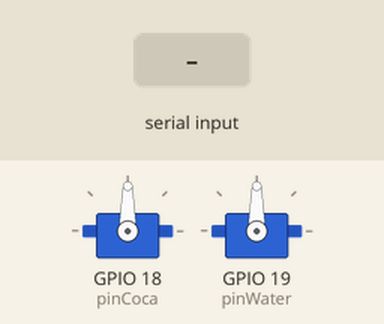
Recording of a sketch running on a simulated ESP32. Shown: 2 × servo. The inputs (shaded band) are chosen by the test bench. Nothing arrives over Bluetooth unless stated; what the sketch prints to the serial monitor is not drawn.

Above: at 1.7 s.
1.8 s: "COCA\n" received over the second serial link
At 2.1 s:
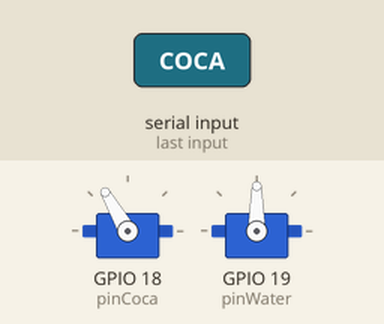
4.8 s: "WATER\n" received over the second serial link
At 5.7 s:
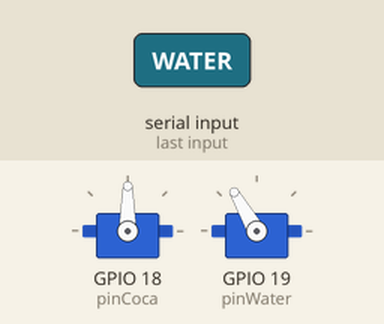
Timing chart, 0 to 8.3 s (numbered marks = the images above; inputs shaded):
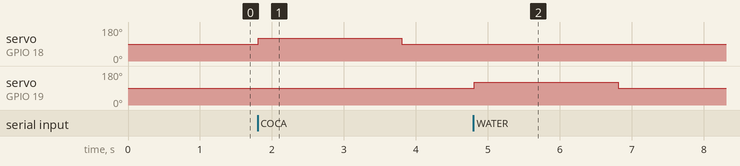

The sketch:

1.ino
```cpp
#include "BluetoothSerial.h"
#include <ESP32Servo.h>

BluetoothSerial SerialBT;

Servo servoCoca;
Servo servoWater;

const int pinCoca = 18;
const int pinWater = 19;

const int sensorPin = 4;

String device_name = "ESP32-Bluetooth";
bool isProcessing = false;

int stop = 90;
int run = 120;

void setup() {
  Serial.begin(115200);
  pinMode(sensorPin, INPUT_PULLUP);

  servoCoca.write(stop);
  servoWater.write(stop);

  delay(500);
  // Thiết lập chân cho 2 servo
  servoCoca.attach(pinCoca, 500, 2400);
  servoWater.attach(pinWater, 500, 2400);

  // Đưa cả 2 về vị trí 0 độ (vị trí đóng)


  if (!SerialBT.begin(device_name)) {
    Serial.println("Lỗi khởi động Bluetooth!");
    while (1);
  }

  Serial.println("--- MÁY BÁN NƯỚC: HỆ THỐNG SẴN SÀNG ---");
}

void runUntilDetected(Servo &servo) {
  servo.write(run);

  unsigned long start = millis();

  while (true) {
    if (digitalRead(sensorPin) == LOW) {
      Serial.println("Nước được đẩy xuống thành công");
      break;
    }

    if (millis() - start > 5000 ) {
      Serial.println("Nước đẩy xuống không thành công ");
    }
  }
}

void loop() {
  if (SerialBT.available()) {
    String command = "";
    while (SerialBT.available()) {
      char c = SerialBT.read();
      if (c == '\n') break;
      command += c;
    }
    command.trim();

    if (command.length() > 0 && !isProcessing) {
      Serial.println("Lệnh nhận được: " + command);

      if (command == "COCA") {
        isProcessing = true;
        Serial.println("=> Đang nhả COCA...");

        servoCoca.write(run); // Sử dụng biến run của bạn
        delay(2000);
        servoCoca.write(stop); // Sử dụng biến stop

        SerialBT.println("STATUS|COMPLETED");
        // Quan trọng: Xóa sạch dữ liệu thừa còn trong buffer
        while(SerialBT.available()) SerialBT.read();
        isProcessing = false;
      }
      else if (command == "WATER") {
        isProcessing = true;
        Serial.println("=> Đang nhả NƯỚC LỌC...");

        servoWater.write(run);
        delay(2000);
        servoWater.write(stop);

        SerialBT.println("STATUS|COMPLETED");
        while(SerialBT.available()) SerialBT.read();
        isProcessing = false;
      }
      // Thêm lệnh RESET để app có thể yêu cầu ESP32 về trạng thái chờ
      else if (command == "RESET") {
        isProcessing = false;
        servoCoca.write(stop);
        servoWater.write(stop);
      }
    }
  }
  delay(10);


}
```

Measured:
- after the input at 1.8 s, servo on GPIO 18 (pinCoca): 90° → 120° at once, → 90° 2.0 s later
- after the input at 4.8 s, servo on GPIO 19 (pinWater): 90° → 120° at once, → 90° 2.0 s later
